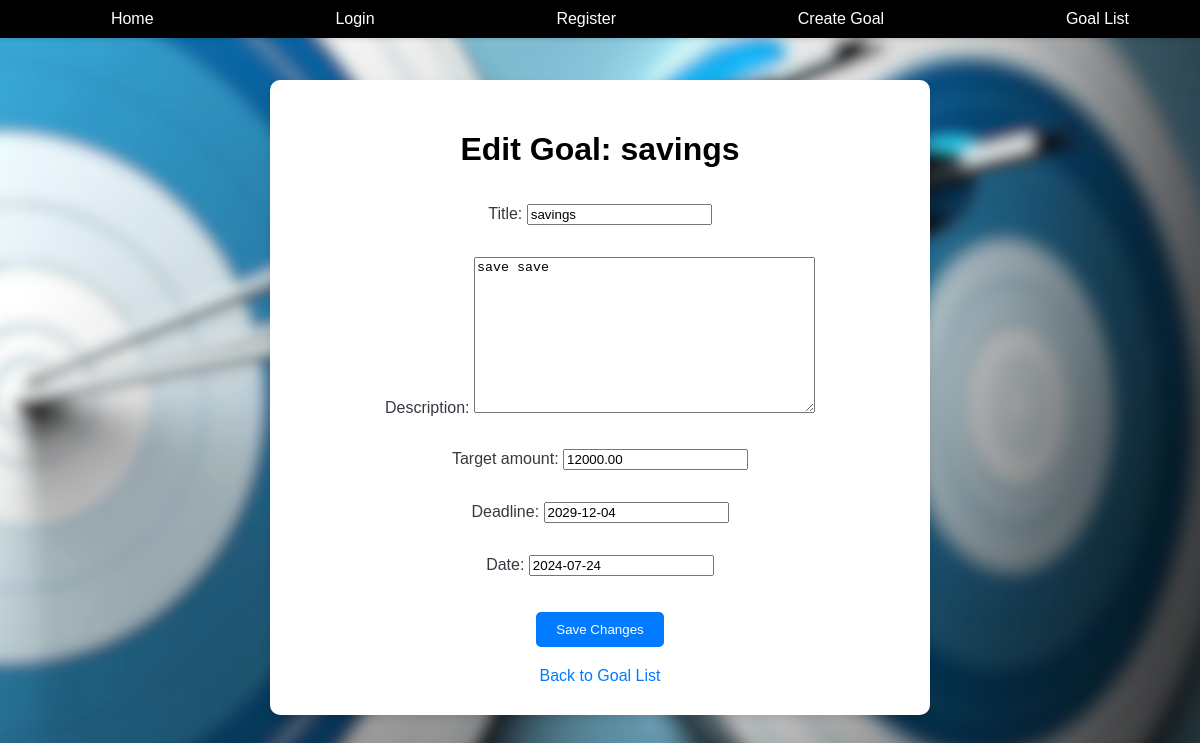
Page /Goals/goal-edit/2/ (signed in) on the committed database.
### Test/Goals/models.py (models this page shows, shortened)
class Goal(models.Model):
    title = models.CharField(max_length=200)
    description = models.TextField()
    target_amount = models.DecimalField(max_digits=10, decimal_places=2)
    deadline = models.DateField()
    date = models.DateField(default=date.today)
    user = models.ForeignKey(User, on_delete=models.CASCADE)

### Test/Goals/views.py (the view)
# urls.py: path('goal-edit/<int:goal_id>/', views.edit_goal, name='edit_goal'),
@login_required
def edit_goal(request, goal_id):
    goal = get_object_or_404(Goal, id=goal_id, user=request.user)
    if request.method == 'POST':
        form = GoalForm(request.POST, instance=goal)
        if form.is_valid():
            form.save()
            return redirect('Goals:goal_list')
    else:
        form = GoalForm(instance=goal)
    return render(request, 'goals/edit_goal.html', {'form': form, 'goal': goal})

### Test/Goals/forms.py
class GoalForm(forms.ModelForm):
    class Meta:
        model = Goal
        fields = ['title', 'description', 'target_amount', 'deadline', 'date']  # Include date field

### Test/Goals/templates/goals/edit_goal.html (shortened to what this page needs)
<!DOCTYPE html>
<html lang="en">
<head>
    {% load static %}
</head>
<body>
    <div class="top-bar">
        <a href="{% url 'index' %}">Home</a>
        <a href="{% url 'Users:login' %}">Login</a>
        <a href="{% url 'Users:register' %}">Register</a>
        <a href="{% url 'Goals:create_goal' %}">Create Goal</a>
        <a href="{% url 'Goals:goal_list' %}">Goal List</a>
    </div>
    <div class="container">
        <h1>Edit Goal: {{ goal.title }}</h1>
        <form method="post" action="{% url 'Goals:edit_goal' goal.id %}">
            {{ form.as_p }}
            <button type="submit">Save Changes</button>
        </form>
        <a href="{% url 'Goals:goal_list' %}">Back to Goal List</a>
    </div>
</body>
</html>

### rows in the picture
Goal: title "savings", description "save save", target_amount "12000.00", deadline "2029-12-04", date "2024-07-24"
